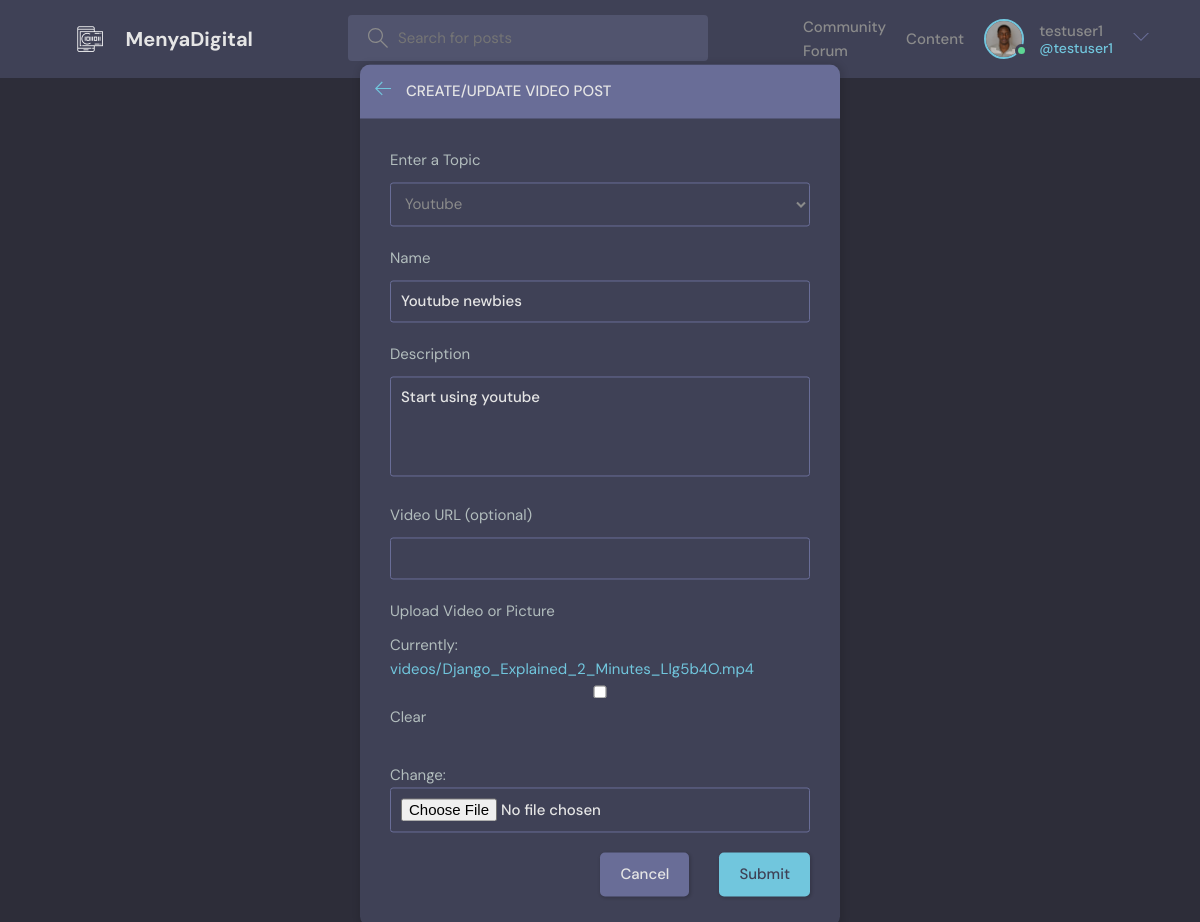
Page /video/1/edit/ (signed in) on the committed database.
### menyaApp/models.py (models this page shows, shortened)
class User(AbstractUser):
    username = models.CharField(max_length=150, unique=True, null=True, blank=True)
    name = models.CharField(max_length=200, null=True)
    email = models.EmailField(unique=True, null=True)
    bio = models.TextField(null=True)
    avatar = models.ImageField(null=True, default="avatar.svg")
    USERNAME_FIELD = "email"
    REQUIRED_FIELDS = ["username"]

class VideoPost(models.Model):
    topic = models.ForeignKey(Topic, on_delete=models.CASCADE)
    name = models.CharField(max_length=255)
    description = models.TextField()
    video_url = models.URLField(blank=True, null=True)
    video_file = models.FileField(upload_to="videos/", blank=True, null=True)
    created_at = models.DateTimeField(auto_now_add=True)
    updated_at = models.DateTimeField(auto_now=True)
    published_at = models.DateTimeField(null=True, blank=True)
    likes = likes = models.ManyToManyField(
        User, related_name="liked_videos", blank=True
    )
    creator = models.ForeignKey(User, on_delete=models.CASCADE)

### menyaApp/views.py (the view)
# urls.py: path("video/<int:pk>/edit/", views.video_post_update, name="video_post_update"),
@login_required(login_url="login")
def video_post_update(request, pk):
    video_post = get_object_or_404(VideoPost, pk=pk)
    if request.user != video_post.creator:
        return HttpResponseForbidden("You are not allowed to edit this post.")
    if request.method == "POST":
        form = VideoPostForm(request.POST, request.FILES, instance=video_post)
        if form.is_valid():
            form.save()
            return redirect("video_post_detail", pk=video_post.pk)
    else:
        form = VideoPostForm(instance=video_post)
    return render(request, "base/video_post_form.html", {"form": form})

### menyaApp/forms.py
class VideoPostForm(forms.ModelForm):
    class Meta:
        model = VideoPost
        fields = ["topic", "name", "video_url", "video_file", "description"]

### menyaApp/models.py (called while the page is built)
    def __str__(self):
        return self.name

### menyaApp/templates/base/video_post_form.html (shortened to what this page needs)
{% extends 'main.html' %} {% block content %}
<main class="create-video layout">
  <div class="container">
    <div class="layout__box">
      <div class="layout__boxHeader">
        <div class="layout__boxTitle">
          <a href="{{ request.META.HTTP_REFERER }}">
            <svg
              version="1.1"
              xmlns="http://www.w3.org/2000/svg"
              width="32"
              height="32"
              viewBox="0 0 32 32"
            >
              <title>arrow-left</title>
              <path
                d="M13.723 2.286l-13.723 13.714 13.719 13.714 1.616-1.611-10.96-10.96h27.625v-2.286h-27.625l10.965-10.965-1.616-1.607z"
              ></path>
            </svg>
          </a>
          <h3>Create/Update Video Post</h3>
        </div>
      </div>
      <div class="layout__body">
        <form
          class="form"
          action=""
          method="POST"
          enctype="multipart/form-data"
        >
          <div class="form__group">
            <label for="video_topic">Enter a Topic</label>
            {{ form.topic }}
          </div>
          <div class="form__group">
            <label for="video_name">Name</label>
            {{ form.name }}
          </div>
          <div class="form__group">
            <label for="video_description">Description</label>
            {{ form.description }}
          </div>
          <div class="form__group">
            <label for="video_url">Video URL (optional)</label>
            {{ form.video_url }}
          </div>
          <div class="form__group">
            <label for="video_file">Upload Video or Picture</label>
            {{ form.video_file }}
          </div>
          <div class="form__action">
            <a class="btn btn--dark" href="{{ request.META.HTTP_REFERER }}"
              >Cancel</a
            >
            <button class="btn btn--main" type="submit">Submit</button>
          </div>
        </form>
      </div>
    </div>
  </div>
</main>
{% endblock content %}

### templates/navbar.html (shortened to what this page needs)
{% load static %}
<header class="header header--loggedIn">
  <div class="container">
    <a href="{% url 'home' %}" class="header__logo">
      <img src="{% static 'images/logo1.png' %}" />
      <h1>MenyaDigital</h1>
    </a>
    <form class="header__search" method="GET" action="{% url 'home' %}">
      <label>
        <input name="q" placeholder="Search for posts" />
      </label>
    </form>
    <nav class="header__menu">
      <a href="{% url 'home' %}">Community Forum</a>
      <a href="{% url 'video_post_list' %}">Content</a>
      {% if request.user.is_authenticated %}
      <div class="header__user">
        <a href="{% url 'update-user' %}">
          <div class="avatar avatar--medium active">
            <img src="{{request.user.avatar.url}}" />
          </div>
          <p>
            {{request.user.username}} <span>@{{request.user.username}}</span>
          </p>
        </a>
        <button class="dropdown-button">
          <svg
            version="1.1"
            xmlns="http://www.w3.org/2000/svg"
            width="32"
            height="32"
            viewBox="0 0 32 32"
          >
            <title>chevron-down</title>
            <path d="M16 21l-13-13h-3l16 16 16-16h-3l-13 13z"></path>
          </svg>
        </button>
      </div>
      {% else %}
      <a href="{% url 'login' %}">
        <img src="{% static 'images/avatar.svg' %}" />
        <p>Login</p>
      </a>
      {% endif %}
    </nav>
  </div>
</header>

### rows in the picture
User: user.avatar (picture), user.username "testuser1"
VideoPost: topic "Youtube", name "Youtube newbies", description "Start using youtube"
